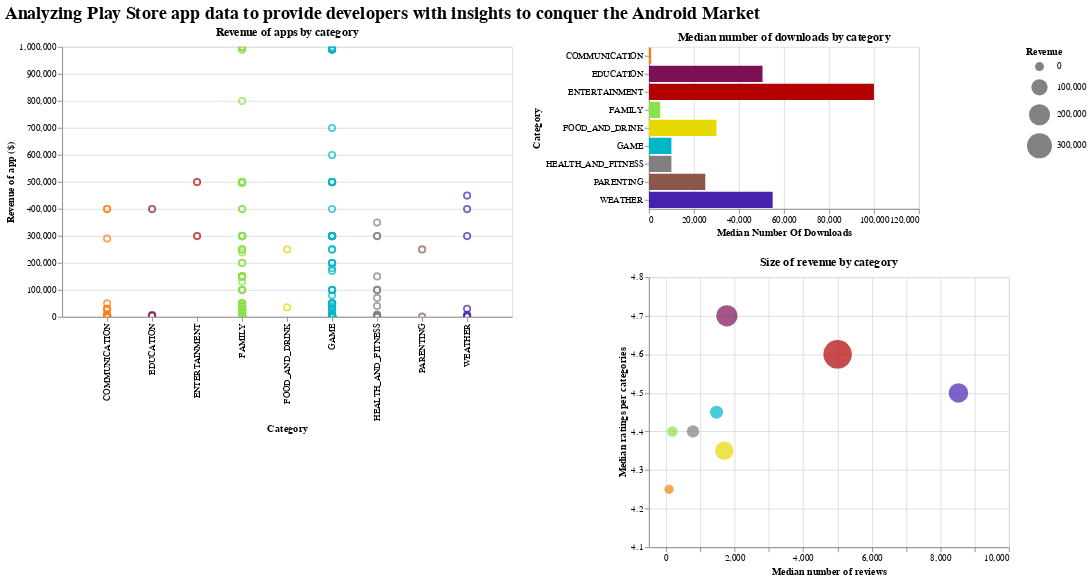

Write notebook code for a chart like this one.
### Markdown cell above
# **Dashboard**

### Code cell
# Create multiple selection on the bar chart
click = alt.selection_multi(encodings=['color'])
# Create interval selecion on the bubble chart
brush = alt.selection_interval(encodings=['x'])


#BUBBLE CHART
Bubble_chart = alt.Chart(df_final).mark_point(filled=True).encode(
    alt.X('Reviews:Q', title='Median number of reviews',scale=alt.Scale(domain=[-500, 10000])),
    alt.Y('Rating:Q',
        title='Median ratings per categories',
        scale=alt.Scale(domain=[4.1, 4.8])
    ),
    color=color,
    # size=alt.value(100),
     size=alt.Size('Revenue:Q', scale=alt.Scale(range=[100, 1000]))
   # size=alt.Size(scale=alt.Scale(range=[50, 400]))
).transform_filter(
# Filter the data when user clicks on the bar chart
    click
).add_selection(type_selection_select).transform_filter(type_selection_select).properties(title="Size of revenue by category").interactive()


#BAR CHART
bar_chart = alt.Chart(df_final).mark_bar().encode(
    x=alt.X('Installs:Q', title='Median Number Of Downloads',scale=alt.Scale(domain=(0, 120000))),  # Adjust the scale of x-axis
    y='Category:N',
    # Change the bar color based on the multiple selection
    color=alt.condition(click, color, alt.value('lightgrey'))
).properties(width=300).add_selection(
    # Add multiple selection to the bar chart
    click
).add_selection(type_selection_select).transform_filter(type_selection_select).properties(title="Median number of downloads by category").interactive()


# Create a dropdown selection binding for Content Rating
content_rating_selection = alt.binding_select(options=df_paid['Content Rating'].unique().tolist(), name='Age target  ')
content_rating_selector = alt.selection_single(fields=['Content Rating'], bind=content_rating_selection)

# Create a custom color scale with darker colors
brush = alt.selection_interval(encodings=['x'])

custom_color_scale = alt.Scale(range=["#b30000", "#7c1158", "#4421af",  "#e6d800", "#8c564b", "#00b7c7", "#7f7f7f", "#8be04e","#ff7f0e",'#e377c2'])

# Update the color encoding to use the custom color scale
color_encoding = alt.condition(
    content_rating_selector | brush,
    alt.Color("Category:N", legend=None, scale=custom_color_scale),
    alt.value('transparent')
)
## add app name & revenue generated when hoovering
tooltip = [  alt.Tooltip('App', title='App Name'), alt.Tooltip('Revenue', title='Revenue', format='$,.2f')]

# Create revenue chart
revenue_chart = alt.Chart(df_paid).mark_point(size=50).encode(
    x=alt.X("Category:N", title='Category', scale=alt.Scale(padding=1)),
    y=alt.Y("Revenue:Q", title = 'Revenue of app ($)'),
    color=color_encoding,
    tooltip=tooltip
).transform_filter(
    alt.datum.Revenue <= 1000000
).add_selection(
    content_rating_selector,
    brush  # Add the brush selection to the chart

).properties(title="Revenue of apps by category "
).properties(width = 500
             ).interactive()

alt.layer(revenue_chart, bar_chart, Bubble_chart).configure_view(
    stroke= None
).configure_axis(
    domainWidth=10
)

dashboard = revenue_chart | bar_chart & Bubble_chart 
dashboard = dashboard.properties(title=alt.TitleParams("Analyzing Play Store app data to provide developers with insights to conquer the Android Market", fontSize = 20, font = 'Helvetica'))
dashboard

### Figure 1 — Vega-Lite specification as saved in the notebook (floating-point values rounded to 4 significant figures; data arrays with more than 128 entries replaced by an {"elided": "..."} marker saying what was removed)
{"config": {"view": {"continuousWidth": 400, "continuousHeight": 300}}, "hconcat": [{"data": {"name": "data-edae974c6a3865ff8952ff88a02c6f1d"}, "mark": {"type": "point", "size": 50}, "encoding": {"color": {"condition": {"field": "Category", "legend": null, "scale": {"range": ["#b30000", "#7c1158", "#4421af", "#e6d800", "#8c564b", "#00b7c7", "#7f7f7f", "#8be04e", "#ff7f0e", "#e377c2"]}, "type": "nominal", "selection": {"or": ["selector453", "selector454"]}}, "value": "transparent"}, "tooltip": [{"field": "App", "title": "App Name", "type": "nominal"}, {"field": "Revenue", "format": "$,.2f", "title": "Revenue", "type": "quantitative"}], "x": {"field": "Category", "scale": {"padding": 1}, "title": "Category", "type": "nominal"}, "y": {"field": "Revenue", "title": "Revenue of app ($)", "type": "quantitative"}}, "selection": {"selector453": {"type": "single", "fields": ["Content Rating"], "bind": {"input": "select", "options": ["Everyone", "Mature 17+", "Everyone 10+", "Teen"], "name": "Age target  "}}, "selector454": {"type": "interval", "encodings": ["x"]}, "selector455": {"type": "interval", "bind": "scales", "encodings": ["x", "y"]}}, "title": "Revenue of apps by category ", "transform": [{"filter": "(datum.Revenue <= 1000000)"}], "width": 500}, {"vconcat": [{"mark": "bar", "encoding": {"color": {"condition": {"field": "Category", "scale": {"domain": ["ENTERTAINMENT", "EDUCATION", "WEATHER", "FOOD_AND_DRINK", "PARENTING", "GAME", "HEALTH_AND_FITNESS", "FAMILY", "COMMUNICATION"], "range": ["#b30000", "#7c1158", "#4421af", "#e6d800", "#8c564b", "#00b7c7", "#7f7f7f", "#ff7f0e", "#8be04e", "#e377c2"]}, "type": "nominal", "selection": "selector449"}, "value": "lightgrey"}, "x": {"field": "Installs", "scale": {"domain": [0, 120000]}, "title": "Median Number Of Downloads", "type": "quantitative"}, "y": {"field": "Category", "type": "nominal"}}, "selection": {"selector449": {"type": "multi", "encodings": ["color"]}, "Type": {"type": "single", "fields": ["Type"], "bind": {"input": "radio", "options": ["Free", "Paid"]}, "init": {"Type": "Paid"}}, "selector452": {"type": "interval", "bind": "scales", "encodings": ["x", "y"]}}, "title": "Median number of downloads by category", "transform": [{"filter": {"selection": "Type"}}], "width": 300}, {"mark": {"type": "point", "filled": true}, "encoding": {"color": {"field": "Category", "scale": {"domain": ["ENTERTAINMENT", "EDUCATION", "WEATHER", "FOOD_AND_DRINK", "PARENTING", "GAME", "HEALTH_AND_FITNESS", "FAMILY", "COMMUNICATION"], "range": ["#b30000", "#7c1158", "#4421af", "#e6d800", "#8c564b", "#00b7c7", "#7f7f7f", "#ff7f0e", "#8be04e", "#e377c2"]}, "type": "nominal"}, "size": {"field": "Revenue", "scale": {"range": [100, 1000]}, "type": "quantitative"}, "x": {"field": "Reviews", "scale": {"domain": [-500, 10000]}, "title": "Median number of reviews", "type": "quantitative"}, "y": {"field": "Rating", "scale": {"domain": [4.1, 4.8]}, "title": "Median ratings per categories", "type": "quantitative"}}, "selection": {"Type": {"type": "single", "fields": ["Type"], "bind": {"input": "radio", "options": ["Free", "Paid"]}, "init": {"Type": "Paid"}}, "selector451": {"type": "interval", "bind": "scales", "encodings": ["x", "y"]}}, "title": "Size of revenue by category", "transform": [{"filter": {"selection": "selector449"}}, {"filter": {"selection": "Type"}}]}], "data": {"name": "data-4e9291fa306c290932ed6ce3d5261f5d"}}], "title": {"text": "Analyzing Play Store app data to provide developers with insights to conquer the Android Market", "font": "Helvetica", "fontSize": 20}, "$schema": "https://vega.github.io/schema/vega-lite/v4.17.0.json", "datasets": {"data-edae974c6a3865ff8952ff88a02c6f1d": {"elided": "325 records"}, "data-4e9291fa306c290932ed6ce3d5261f5d": [{"Category": "COMMUNICATION", "Type": "Free", "Revenue": 0.0, "Price": 0.0, "Rating": 4.2, "Installs": 500000.0, "Reviews": 5646.0, "Size": 4200000.0}, {"Category": "COMMUNICATION", "Type": "Paid", "Revenue": 2490.0, "Price": 2.49, "Rating": 4.25, "Installs": 1000.0, "Reviews": 88.0, "Size": 1300000.0}, {"Category": "EDUCATION", "Type": "Free", "Revenue": 0.0, "Price": 0.0, "Rating": 4.4, "Installs": 1000000.0, "Reviews": 14210.0, "Size": 6900000.0}, {"Category": "EDUCATION", "Type": "Paid", "Revenue": 202500.0, "Price": 3.99, "Rating": 4.7, "Installs": 50500.0, "Reviews": 1774.0, "Size": 34000000.0}, {"Category": "ENTERTAINMENT", "Type": "Free", "Revenue": 0.0, "Price": 0.0, "Rating": 4.2, "Installs": 3000000.0, "Reviews": 40410.0, "Size": 9350000.0}, {"Category": "ENTERTAINMENT", "Type": "Paid", "Revenue": 399000.0, "Price": 3.99, "Rating": 4.6, "Installs": 100000.0, "Reviews": 5004.0, "Size": 26500000.0}, {"Category": "FAMILY", "Type": "Free", "Revenue": 0.0, "Price": 0.0, "Rating": 4.3, "Installs": 100000.0, "Reviews": 745.5, "Size": 16000000.0}, {"Category": "FAMILY", "Type": "Paid", "Revenue": 14950.0, "Price": 2.99, "Rating": 4.4, "Installs": 5000.0, "Reviews": 185.0, "Size": 18000000.0}, {"Category": "FOOD_AND_DRINK", "Type": "Free", "Revenue": 0.0, "Price": 0.0, "Rating": 4.3, "Installs": 500000.0, "Reviews": 3779.0, "Size": 13000000.0}, {"Category": "FOOD_AND_DRINK", "Type": "Paid", "Revenue": 142200.0, "Price": 4.24, "Rating": 4.35, "Installs": 30000.0, "Reviews": 1698.0, "Size": 1150000.0}, {"Category": "GAME", "Type": "Free", "Revenue": 0.0, "Price": 0.0, "Rating": 4.3, "Installs": 1000000.0, "Reviews": 37510.0, "Size": 35000000.0}, {"Category": "GAME", "Type": "Paid", "Revenue": 49900.0, "Price": 2.74, "Rating": 4.45, "Installs": 10000.0, "Reviews": 1472.0, "Size": 26500000.0}, {"Category": "HEALTH_AND_FITNESS", "Type": "Free", "Revenue": 0.0, "Price": 0.0, "Rating": 4.5, "Installs": 500000.0, "Reviews": 3908.0, "Size": 8800000.0}, {"Category": "HEALTH_AND_FITNESS", "Type": "Paid", "Revenue": 39900.0, "Price": 3.49, "Rating": 4.4, "Installs": 10000.0, "Reviews": 787.0, "Size": 6200000.0}, {"Category": "PARENTING", "Type": "Free", "Revenue": 0.0, "Price": 0.0, "Rating": 4.4, "Installs": 100000.0, "Reviews": 528.5, "Size": 10050000.0}, {"Category": "PARENTING", "Type": "Paid", "Revenue": 125000.0, "Price": 4.79, "Rating": 3.35, "Installs": 25050.0, "Reviews": 4183.0, "Size": 4150000.0}, {"Category": "WEATHER", "Type": "Free", "Revenue": 0.0, "Price": 0.0, "Rating": 4.3, "Installs": 1000000.0, "Reviews": 11300.0, "Size": 4700000.0}, {"Category": "WEATHER", "Type": "Paid", "Revenue": 164400.0, "Price": 3.49, "Rating": 4.5, "Installs": 55000.0, "Reviews": 8528.0, "Size": 5800000.0}]}}
